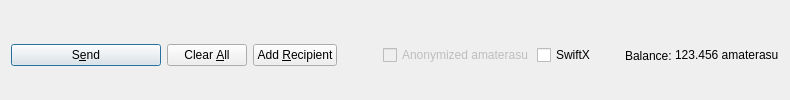
         <widget class="QFrame" name="frame_Send">
          <layout class="QHBoxLayout" name="horizontalLayout">
           <property name="bottomMargin">
            <number>0</number>
           </property>
           <item>
            <widget class="QPushButton" name="sendButton">
             <property name="minimumSize">
              <size>
               <width>150</width>
               <height>0</height>
              </size>
             </property>
             <property name="toolTip">
              <string>Confirm the send action</string>
             </property>
             <property name="text">
              <string>S&amp;end</string>
             </property>
             <property name="icon">
              <iconset resource="../amaterasu.qrc">
               <normaloff>:/icons/send</normaloff>:/icons/send</iconset>
             </property>
             <property name="autoDefault">
              <bool>false</bool>
             </property>
             <property name="default">
              <bool>true</bool>
             </property>
            </widget>
           </item>
           <item>
            <widget class="QPushButton" name="clearButton">
             <property name="sizePolicy">
              <sizepolicy hsizetype="Minimum" vsizetype="Fixed">
               <horstretch>0</horstretch>
               <verstretch>0</verstretch>
              </sizepolicy>
             </property>
             <property name="toolTip">
              <string>Clear all fields of the form.</string>
             </property>
             <property name="text">
              <string>Clear &amp;All</string>
             </property>
             <property name="icon">
              <iconset resource="../amaterasu.qrc">
               <normaloff>:/icons/remove</normaloff>:/icons/remove</iconset>
             </property>
             <property name="autoDefault">
              <bool>false</bool>
             </property>
            </widget>
           </item>
           <item>
            <widget class="QPushButton" name="addButton">
             <property name="toolTip">
              <string>Send to multiple recipients at once</string>
             </property>
             <property name="text">
              <string>Add &amp;Recipient</string>
             </property>
             <property name="icon">
              <iconset resource="../amaterasu.qrc">
               <normaloff>:/icons/add</normaloff>:/icons/add</iconset>
             </property>
             <property name="autoDefault">
              <bool>false</bool>
             </property>
            </widget>
           </item>
           <item>
            <spacer name="horizontalSpacer">
             <property name="orientation">
              <enum>Qt::Horizontal</enum>
             </property>
             <property name="sizeHint" stdset="0">
              <size>
               <width>40</width>
               <height>20</height>
              </size>
             </property>
            </spacer>
           </item>
           <item>
            <layout class="QHBoxLayout" name="horizontalLayout_2">
             <property name="spacing">
              <number>3</number>
             </property>
             <item>
              <widget class="QCheckBox" name="checkzECA">
               <property name="enabled">
                <bool>false</bool>
               </property>
               <property name="text">
                <string>Anonymized amaterasu</string>
               </property>
              </widget>
             </item>
             <item>
              <widget class="QCheckBox" name="checkSwiftTX">
               <property name="enabled">
                <bool>true</bool>
               </property>
               <property name="minimumSize">
                <size>
                 <width>85</width>
                 <height>0</height>
                </size>
               </property>
               <property name="text">
                <string>SwiftX</string>
               </property>
              </widget>
             </item>
             <item>
              <widget class="QLabel" name="label">
               <property name="text">
                <string>Balance:</string>
               </property>
              </widget>
             </item>
             <item>
              <widget class="QLabel" name="labelBalance">
               <property name="sizePolicy">
                <sizepolicy hsizetype="Preferred" vsizetype="Fixed">
                 <horstretch>0</horstretch>
                 <verstretch>0</verstretch>
                </sizepolicy>
               </property>
               <property name="cursor">
                <cursorShape>IBeamCursor</cursorShape>
               </property>
               <property name="text">
                <string notr="true">123.456 amaterasu</string>
               </property>
               <property name="textInteractionFlags">
                <set>Qt::LinksAccessibleByMouse|Qt::TextSelectableByKeyboard|Qt::TextSelectableByMouse</set>
               </property>
              </widget>
             </item>
            </layout>
           </item>
          </layout>
         </widget>
